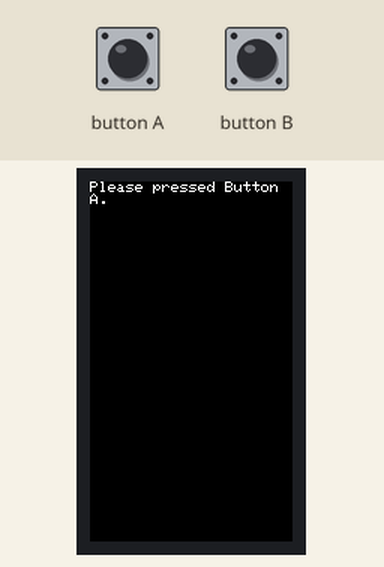
This sketch was run on a simulated ESP32. Shown: 135×240 colour display. Inputs (shaded band) come from the test bench.

Above: at 1.3 s.
1.4 s: button A pressed for 3.2 s
6.1 s: button A pressed for 3.2 s
At 9.6 s:
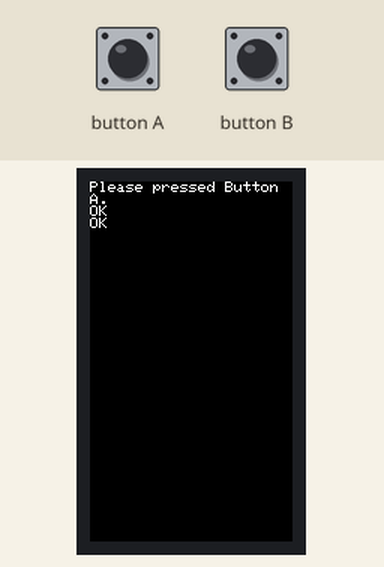
Timing chart, 0 to 11.1 s (numbered marks = the images above; inputs shaded):
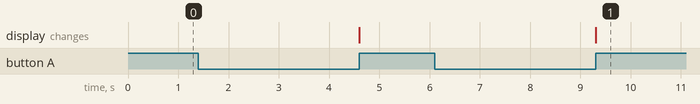

The sketch:

button_9.ino
```cpp
#include <M5StickCPlus.h>

void setup() {
  M5.begin();
  M5.Lcd.println("Please pressed Button A.");
}

void loop() {
  M5.update();
  if (M5.BtnA.wasReleasefor(3000)) {
      M5.Lcd.println("OK");
  }
}
```

Measured:
- after the input at 6.1 s, the display: changes after 3.2 s (image 1)
